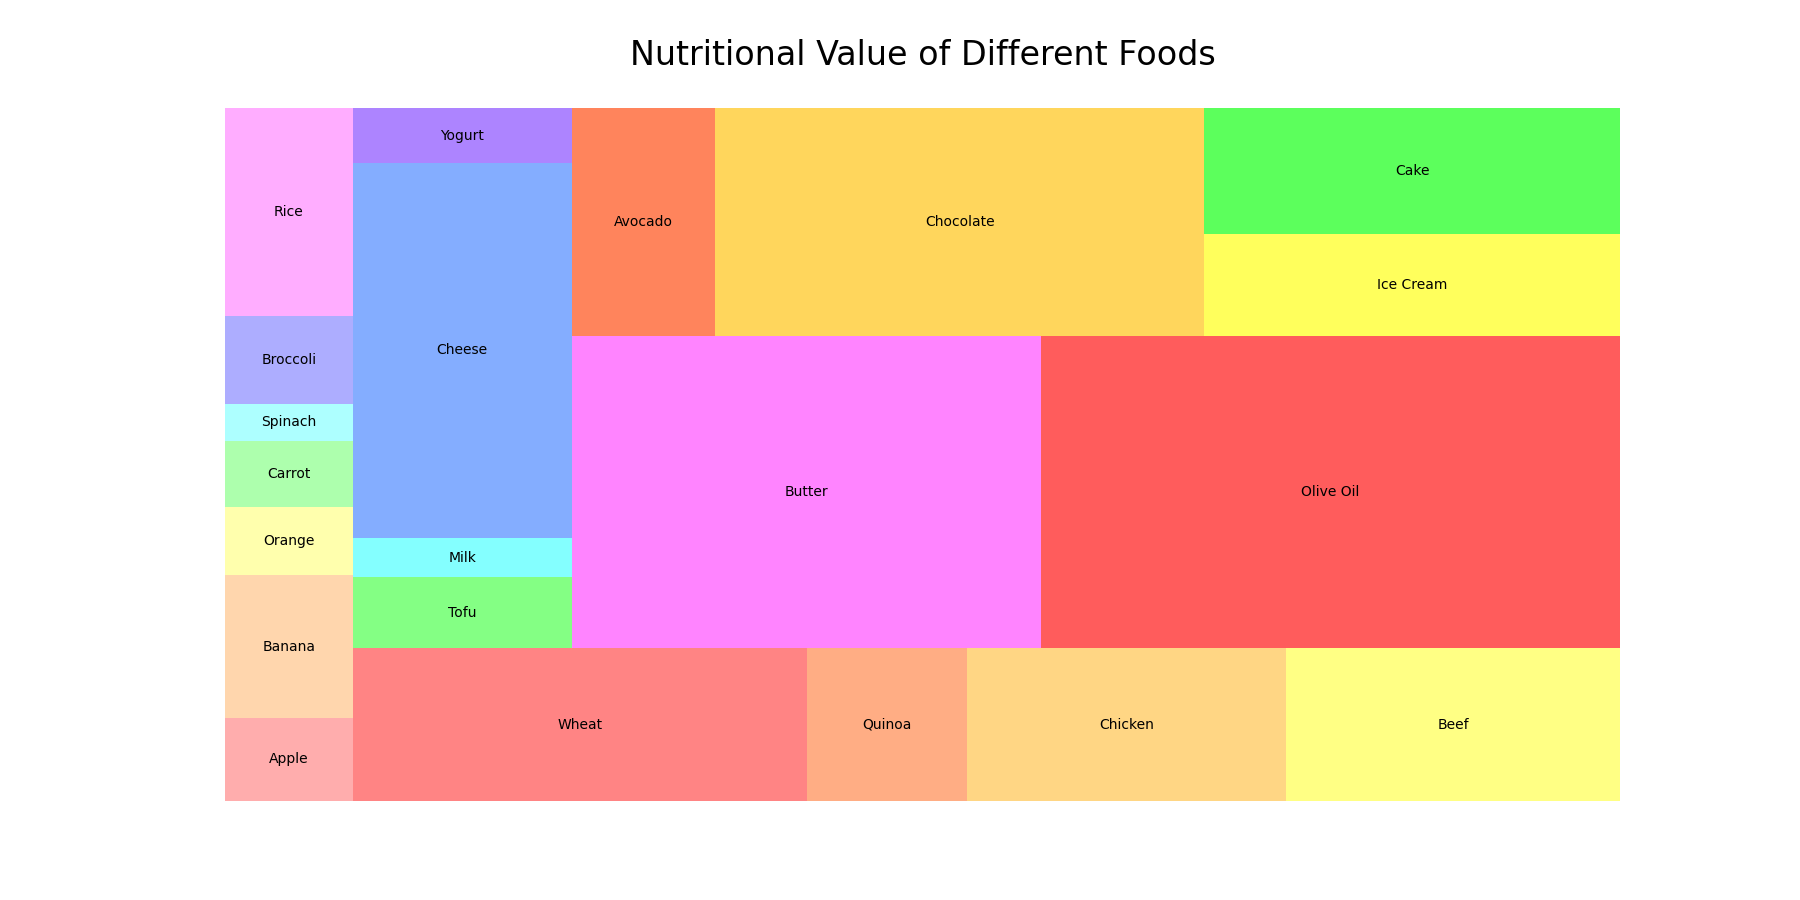

Python code for this plot:

import matplotlib.pyplot as plt
import pandas as pd
import squarify  # treemap library

# Prepare the data
data = {
    'Region': ['Fruits', 'Fruits', 'Fruits', 'Vegetables', 'Vegetables', 
               'Vegetables', 'Grains', 'Grains', 'Grains', 'Protein', 
               'Protein', 'Protein', 'Dairy', 'Dairy', 'Dairy', 'Fats', 
               'Fats', 'Fats', 'Sweets', 'Sweets', 'Sweets'],
    'Food': ['Apple', 'Banana', 'Orange', 'Carrot', 'Spinach', 'Broccoli', 
             'Rice', 'Wheat', 'Quinoa', 'Chicken', 'Beef', 'Tofu', 'Milk', 
             'Cheese', 'Yogurt', 'Butter', 'Olive Oil', 'Avocado', 
             'Chocolate', 'Ice Cream', 'Cake'],
    'NutritionalValue': [52, 89, 43, 41, 23, 55, 130, 340, 120, 239, 250, 
                         76, 42, 402, 59, 717, 884, 160, 546, 207, 257]
}

df = pd.DataFrame(data)

# Create a color list
colors = ['#FF9999', '#FFCC99', '#FFFF99', '#99FF99', '#99FFFF', 
          '#9999FF', '#FF99FF', '#FF6666', '#FF9966', '#FFCC66', 
          '#FFFF66', '#66FF66', '#66FFFF', '#6699FF', '#9966FF', 
          '#FF66FF', '#FF3333', '#FF6633', '#FFCC33', '#FFFF33', 
          '#33FF33']

# Create a figure with a defined size
plt.figure(figsize=(18, 9))

# Plot
squarify.plot(sizes=df['NutritionalValue'], label=df['Food'], color=colors, alpha=0.8)
plt.title('Nutritional Value of Different Foods', fontsize=24, y=1.05)

# Remove axes
plt.axis('off')

# Show the plot
plt.show()
